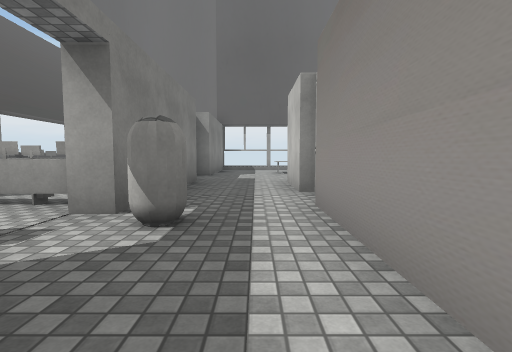
View 1 (above)

24 first-person views from a walk through a scene from a Unity 3-D project. The camera is 1.2 m above the floor, tilts 4° down and sees 85° across. The floor is counted in squares, 2 m on a side. Each view is taken from the middle of a square. On the plan, view 1 faces up. The plan holds only what a view shows up to about 9 squares ahead; the rest is blank. The place goes on beyond the plan. Some surface patterns are stand-ins.

View 2
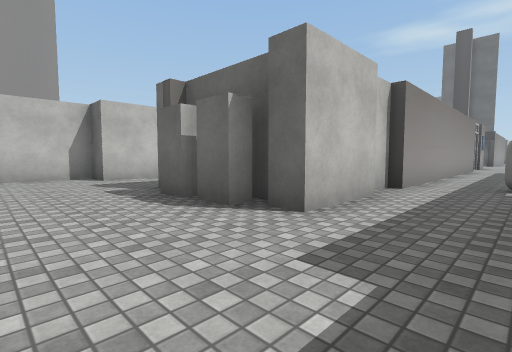

View 3
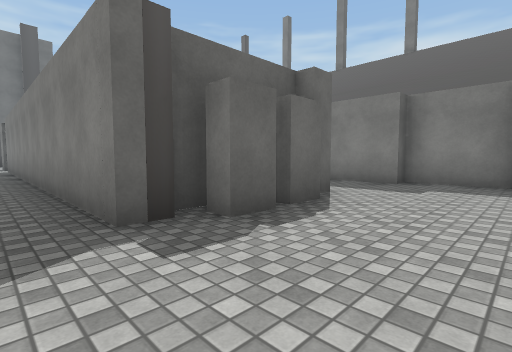

View 4
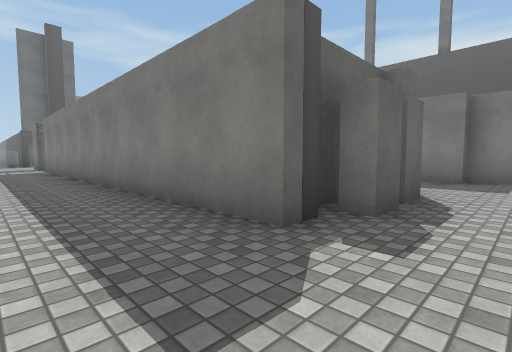

View 5
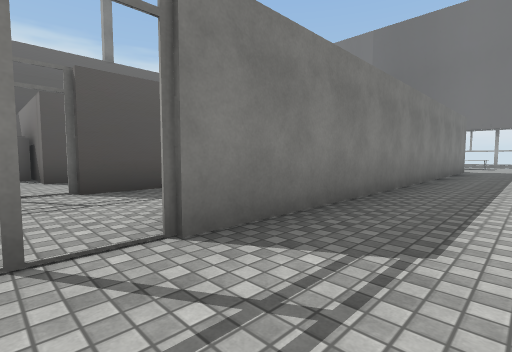

View 6
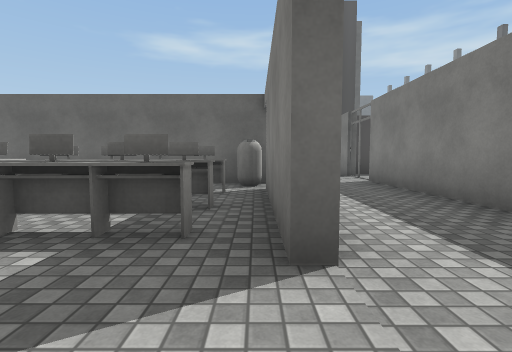

View 7
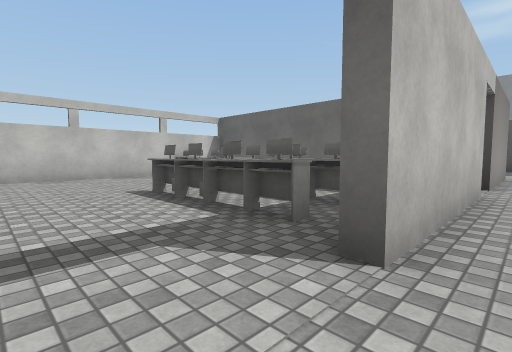

View 8
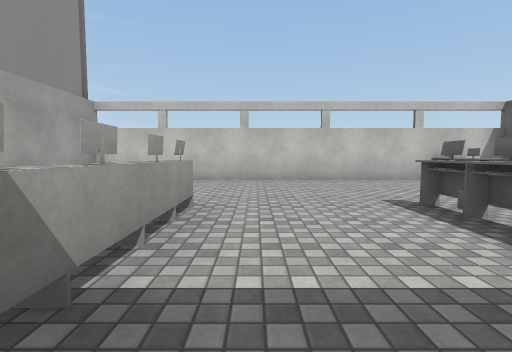

View 9
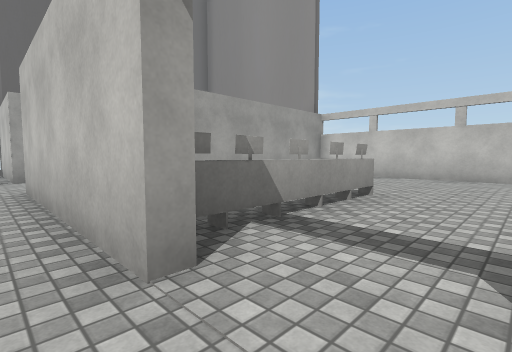

View 10
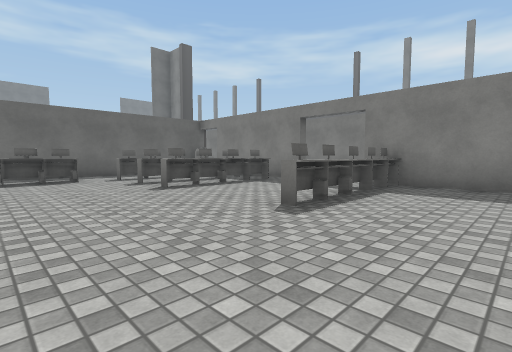

View 11
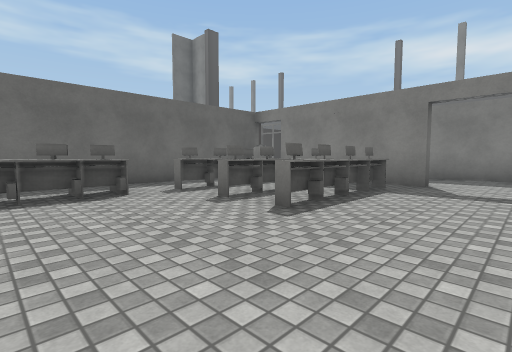

View 12
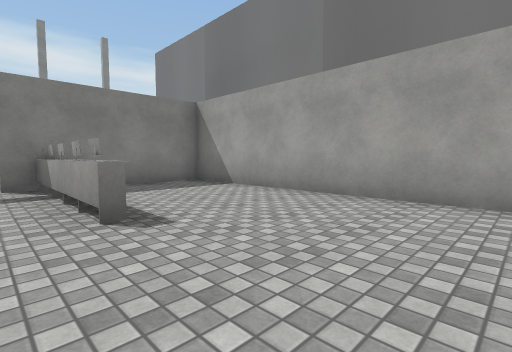

View 13
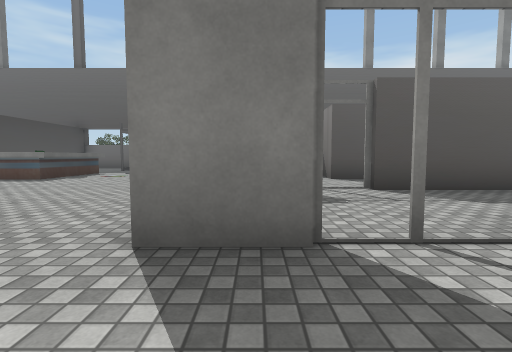

View 14
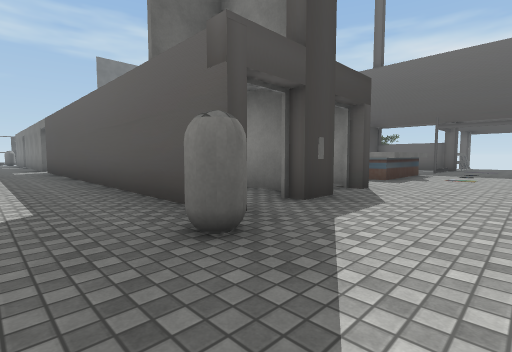

View 15
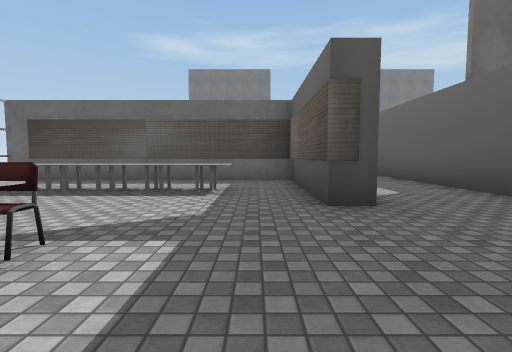

View 16
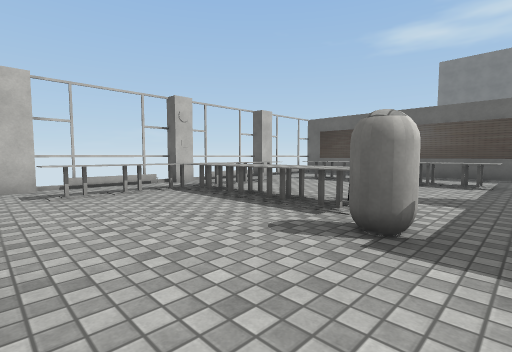

View 17
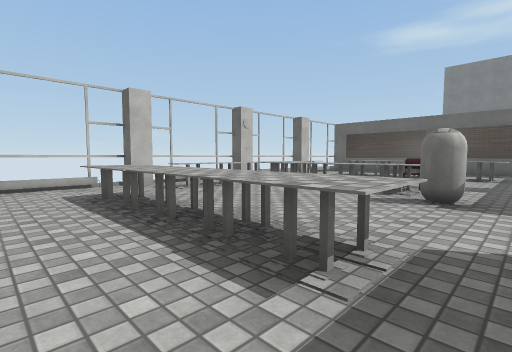

View 18
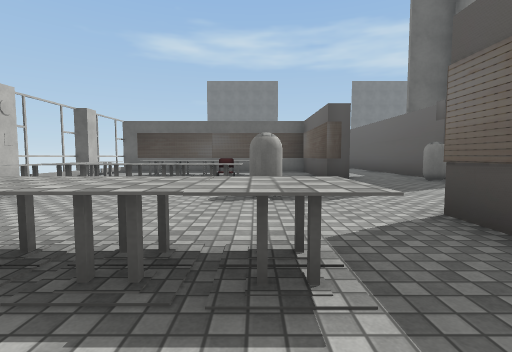

View 19
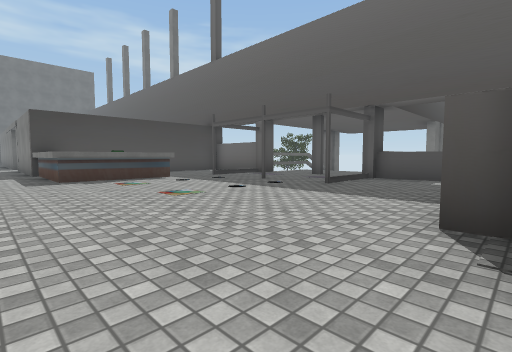

View 20
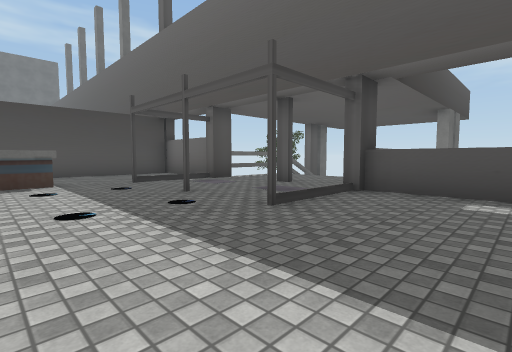

View 21
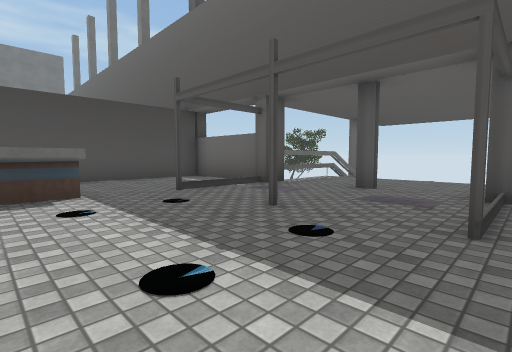

View 22
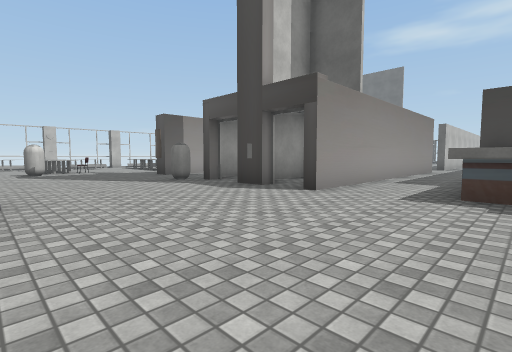

View 23
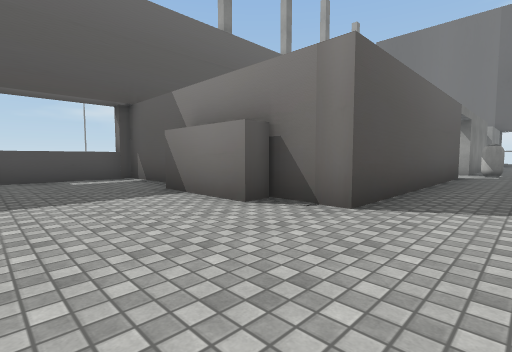

View 24
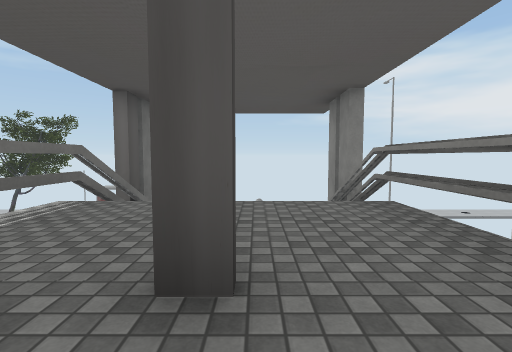

### Floor plan
Key: @ floor where view 1 was taken; # wall or solid block; x gap in a wall; . floor; / step, stairs or slope; = window, fence, low wall or low ledge; ^ raised ledge; C computer; A capsule; H chair; O other object.
Columns run from 13 left of view 1 to 14 right of it. Each row starts with its distance up from view 1.
  9            #........##
  8      OOO   #.........#
  7            #.........#
  6            #..####..########
  5          CC#..#  #..#......#
  4          ..#..#  #..#......#
  3          CC#A.#  #..OOO^...#
  2            ...#  #.........#
  1             ..#  #.........#
  0            #.@#  #..#OO^...#
 -1            #..#  #..#OO^...#
 -2            #..#  #..#......#
 -3            #..#. #..xOO=.OO#
 -4            #..#..#..A#######
 -5      ^######..x..#..#......#
 -6      ^..............#.OOOO.#
 -7      ^........   #..#.OOOO.#
 -8 #x#==#.#........ .........O#
 -9   /...................A...O#
-10   /..#.#...............OOOO#
-11   /....................H..O#
-12 ///...............A.......O#
-13 #x#==#.#.^^^^.O#O#..#......#
-14      #....O ^.##O#..#.OOOO.#
-15      #######^.#  #..#......#
-16      #      #.#  #..########
-17             #.#  #..
-18              .#  #..
-19                  #..
-20                  #.
-21                  #.

Positions as (right, up) in squares from view 1, and headings:
1: (0, 0), facing up
2: (-1, 9), facing down-right
3: (5, 9), facing down-left
4: (6, 8), facing down-left
5: (6, -6), facing up-left
6: (7, 2), facing down
7: (6, 2), facing down-right
8: (7, 2), facing right
9: (6, 1), facing up-right
10: (13, 5), facing down-left
11: (13, 2), facing down-left
12: (13, 2), facing up-left
13: (6, -7), facing left
14: (6, -10), facing down-left
15: (8, -9), facing down
16: (8, -7), facing down-right
17: (8, -5), facing down-right
18: (9, -5), facing down
19: (0, -5), facing down-left
20: (-3, -6), facing down-left
21: (-3, -8), facing down-left
22: (-2, -8), facing down-right
23: (0, -8), facing up-left
24: (-7, -10), facing left
